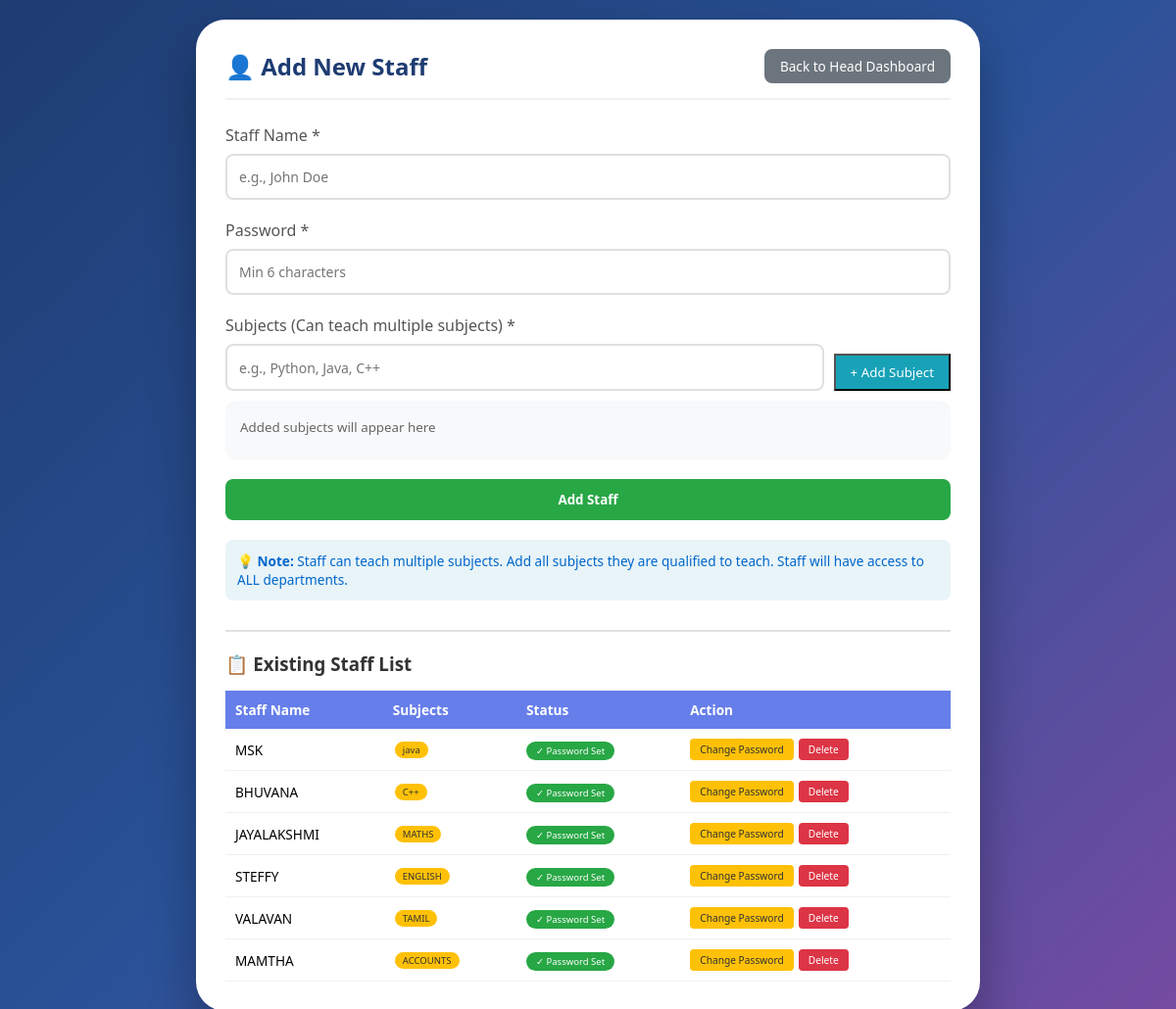
The app's page /add_new_staff_page with its own data.
### app.py (models this page shows, shortened)
class Staff(db.Model):
    __tablename__ = 'staff'
    id = db.Column(db.Integer, primary_key=True, autoincrement=True)
    name = db.Column(db.String(100), nullable=False)
    password_hash = db.Column(db.String(200), nullable=False)
    is_department_admin = db.Column(db.Boolean, default=False)
    admin_department_id = db.Column(db.Integer, db.ForeignKey('departments.id'), nullable=True)
    created_at = db.Column(db.DateTime, default=datetime.now)
    subjects = db.relationship('StaffSubject', backref='staff', lazy=True, cascade='all, delete-orphan')
    def get_subjects_list(self):
        return [s.subject for s in self.subjects]

class StaffSubject(db.Model):
    __tablename__ = 'staff_subjects'
    id = db.Column(db.Integer, primary_key=True, autoincrement=True)
    staff_id = db.Column(db.Integer, db.ForeignKey('staff.id'), nullable=False)
    subject = db.Column(db.String(100), nullable=False)
    created_at = db.Column(db.DateTime, default=datetime.now)
    __table_args__ = (db.UniqueConstraint('staff_id', 'subject', name='unique_staff_subject'),)

### app.py (the view)
@app.route('/add_new_staff_page')
def add_new_staff_page():
    all_staff = Staff.query.filter_by(is_department_admin=False).all()
    return render_template('add_new_staff.html', all_staff=all_staff)

### app.py (called while the page is built)
@app.context_processor
def inject_datetime():
    return {'datetime': datetime}

### templates/add_new_staff.html (shortened to what this page needs)
<!DOCTYPE html>
<html lang="en">
<head>
</head>
<body>
    <div class="container">
        <div class="header">
            <h1>👤 Add New Staff</h1>
            <a href="{{ url_for('head_dashboard') }}" class="btn-secondary">Back to Head Dashboard</a>
        </div>
        <form method="POST" action="{{ url_for('add_global_staff') }}" id="staffForm">
            <div class="form-group">
                <label>Staff Name *</label>
                <input type="text" name="staff_name" placeholder="e.g., John Doe" required>
            </div>
            <div class="form-group">
                <label>Password *</label>
                <input type="password" name="staff_password" placeholder="Min 6 characters" required>
            </div>
            <div class="form-group">
                <label>Subjects (Can teach multiple subjects) *</label>
                <div class="subject-input-group">
                    <input type="text" id="subjectInput" placeholder="e.g., Python, Java, C++">
                    <button type="button" class="btn-add-subject" onclick="addSubject()">+ Add Subject</button>
                </div>
                <div id="subjectsList" class="subjects-list">
                    <small style="color: #666;">Added subjects will appear here</small>
                </div>
            </div>
            <button type="submit" class="btn btn-primary">Add Staff</button>
        </form>
        <div class="info-note">
            <strong>💡 Note:</strong> Staff can teach multiple subjects. Add all subjects they are qualified to teach. Staff will have access to ALL departments.
        </div>
        <div class="staff-list">
            <h3>📋 Existing Staff List</h3>
            {% if all_staff %}
            <table class="staff-table">
                <thead>
                    <tr>
                        <th>Staff Name</th>
                        <th>Subjects</th>
                        <th>Status</th>
                        <th>Action</th>
                    </tr>
                </thead>
                <tbody>
                    {% for staff_member in all_staff %}
                    <tr id="staff-row-{{ staff_member.id }}">
                        <td>{{ staff_member.name }}</div>
                        <td>
                            {% set subjects = staff_member.get_subjects_list() %}
                            {% for sub in subjects %}
                            <span class="subject-badge">{{ sub }}</span>
                            {% endfor %}
                        </div>
                        <td><span class="password-status">✓ Password Set</span></div>
                        <td>
                            <div class="action-buttons">
                                <button class="btn-warning" onclick="showChangePasswordModal('staff', '{{ staff_member.id }}', '{{ staff_member.name }}')">Change Password</button>
                                <a href="{{ url_for('delete_global_staff', staff_id=staff_member.id) }}"
                                   class="btn-danger"
                                   onclick="return confirm('Delete staff {{ staff_member.name }}? This will remove their access to all departments.')">
                                    Delete
                                </a>
                            </div>
                    </tr>
                    {% endfor %}
            {% else %}
            <p style="text-align: center; color: #999; padding: 20px;">No staff added yet. Add your first staff member above.</p>
            {% endif %}
</body>
</html>

### templates/add_new_staff.html (style rules this page uses)
* { margin: 0; padding: 0; box-sizing: border-box; font-family: 'Segoe UI', Tahoma, Geneva, Verdana, sans-serif; }
body { background: linear-gradient(135deg, #1e3c72 0%, #2a5298 50%, #764ba2 100%); min-height: 100vh; padding: 20px; }
.container { background: white; border-radius: 30px; box-shadow: 0 25px 50px rgba(0,0,0,0.3); max-width: 800px; margin: 0 auto; padding: 30px; }
.header { display: flex; justify-content: space-between; align-items: center; margin-bottom: 25px; padding-bottom: 15px; border-bottom: 2px solid #f0f0f0; }
.header h1 { color: #1e3c72; font-size: 1.5em; }
.btn-secondary { background: #6c757d; color: white; padding: 8px 16px; border-radius: 8px; text-decoration: none; transition: all 0.3s; font-size: 0.85em; }
.form-group { margin-bottom: 20px; }
.form-group label { display: block; margin-bottom: 8px; color: #555; font-weight: 500; }
.form-group input { width: 100%; padding: 12px; border: 2px solid #e0e0e0; border-radius: 8px; font-size: 14px; }
.btn { padding: 12px 20px; border: none; border-radius: 8px; cursor: pointer; font-weight: 600; transition: all 0.3s; }
.btn-primary { background: #28a745; color: white; width: 100%; }
.btn-add-subject { background: #17a2b8; color: white; padding: 8px 15px; margin-top: 10px; }
.subjects-list { background: #f8f9fa; padding: 15px; border-radius: 10px; margin-top: 10px; min-height: 60px; }
.info-note { background: #e8f4f8; padding: 12px; border-radius: 8px; margin-top: 20px; font-size: 0.85em; color: #0066cc; }
.subject-input-group { display: flex; gap: 10px; }
.subject-input-group input { flex: 1; }
.staff-list { margin-top: 30px; padding-top: 20px; border-top: 2px solid #e0e0e0; }
.staff-list h3 { margin-bottom: 15px; color: #333; }
.staff-table { width: 100%; border-collapse: collapse; margin-top: 10px; }
.staff-table th { background: #667eea; color: white; padding: 10px; text-align: left; font-size: 0.85em; }
.staff-table td { padding: 10px; border-bottom: 1px solid #f0f0f0; font-size: 0.85em; }
.password-status { display: inline-block; background: #28a745; color: white; padding: 3px 10px; border-radius: 15px; font-size: 0.7em; }
.subject-badge { display: inline-block; background: #ffc107; color: #333; padding: 2px 8px; border-radius: 12px; font-size: 0.7em; margin: 2px; }
.action-buttons { display: flex; gap: 5px; flex-wrap: wrap; }
.btn-warning { background: #ffc107; color: #333; padding: 4px 10px; font-size: 0.75em; border: none; border-radius: 4px; cursor: pointer; }
.btn-danger { background: #dc3545; color: white; padding: 4px 10px; font-size: 0.75em; border: none; border-radius: 4px; cursor: pointer; text-decoration: none; display: inline-block; }

### records on screen
Staff: name "MSK"
StaffSubject: subject "java"
Staff: name "BHUVANA"
StaffSubject: subject "C++"
Staff: name "JAYALAKSHMI"
StaffSubject: subject "MATHS"
Staff: name "STEFFY"
StaffSubject: subject "ENGLISH"
Staff: name "VALAVAN"
StaffSubject: subject "TAMIL"
Staff: name "MAMTHA"
StaffSubject: subject "ACCOUNTS"
